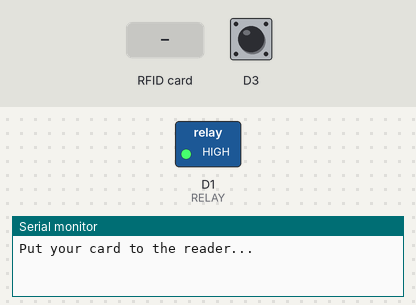
A sketch run on a simulated ESP8266 (NodeMCU). Shown: switched loads named in the sketch (green lamp = pin HIGH), the last lines printed to the serial monitor. Inputs (shaded band) come from the test bench; at power-on: D3 HIGH. No MQTT or app messages arrive unless stated.

Above: at 1.2 s.
1.3 s: RFID card 03 08 F3 A3 held to the reader
At 2.6 s:
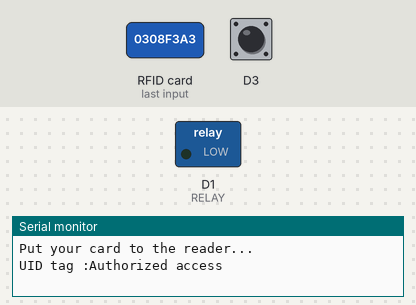
4.3 s: RFID card 5B AD 46 5B held to the reader
At 7.5 s:
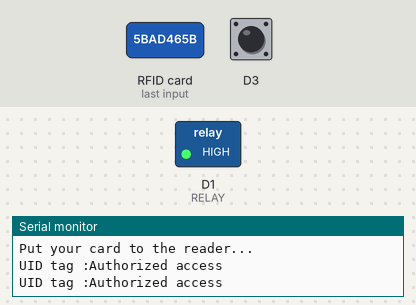
Timing chart, 0 to 9.0 s (numbered marks = the images above; inputs shaded):
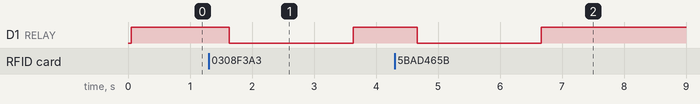

The sketch:

MQTT_RFID_LOCK.ino
```cpp
#include <SPI.h>
#include <MFRC522.h>
#include "EspMQTTClient.h"

EspMQTTClient client(
  "",
  "",
  "",
  "ESP333",
  1883
);


int counter = 0;
/*
 *  RST (Reset) <-> D0
    GND (Ground) <-> GND
    MISO (Master Input Slave Output) <-> D6
    MOSI (Master Output Slave Input) <-> D7
    SCK (Serial Clock) <-> D5
    SS/SDA (Slave select) <-> D8
 */
#define SS_PIN D8 //SDA
#define RST_PIN D0
#define RELAY D1 //relay pin
#define ACCESS_DELAY 2000
#define DENIED_DELAY 1000

MFRC522 mfrc522(SS_PIN, RST_PIN);

int LockState = 0;
int MagnetState = 0;
void setup()
{
  Serial.begin(115200);
  SPI.begin();
  mfrc522.PCD_Init();
  pinMode(RELAY, OUTPUT);
  digitalWrite(RELAY, HIGH);
  pinMode(D3, INPUT_PULLUP);
  Serial.println("Put your card to the reader...");
  Serial.println();

  client.enableDebuggingMessages();
  client.enableHTTPWebUpdater();
}

void onConnectionEstablished(){}

void RFID()
{
  if ( ! mfrc522.PICC_IsNewCardPresent())
  {
    return;
  }
  if ( ! mfrc522.PICC_ReadCardSerial())
  {
    return;
  }

  Serial.print("UID tag :");
  String content= "";
  byte letter;
  for (byte i = 0; i < mfrc522.uid.size; i++)
  {
     content.concat(String(mfrc522.uid.uidByte[i] < 0x10 ? " 0" : " "));
     content.concat(String(mfrc522.uid.uidByte[i], HEX));
  }
  content.toUpperCase();
  if ((content.substring(1) == "03 08 F3 A3")||(content.substring(1)=="5B AD 46 5B"))
  {
    LockState = 1;
    Serial.println("Authorized access");
    Serial.println();
    digitalWrite(RELAY, LOW);
    delay(ACCESS_DELAY);
    digitalWrite(RELAY, HIGH);
    LockState = 0;
  }
 else   {
    Serial.println(" Access denied");
    delay(DENIED_DELAY);
  }
}
void Reed()
{
  if(digitalRead(D3) == LOW )
  {
    client.publish("Reed", "0");
    }else if(digitalRead(D3) == HIGH)
  {
     client.publish("Reed", "1");
   }
}

void loop()
{
  client.loop();
  RFID();
  Reed();
  delay(500);
}
```

Measured:
- after the input at 1.3 s, D1 (RELAY): HIGH → LOW after 0.33 s, → HIGH 2.0 s later
- after the input at 4.3 s, D1 (RELAY): HIGH → LOW after 0.36 s, → HIGH 2.0 s later
